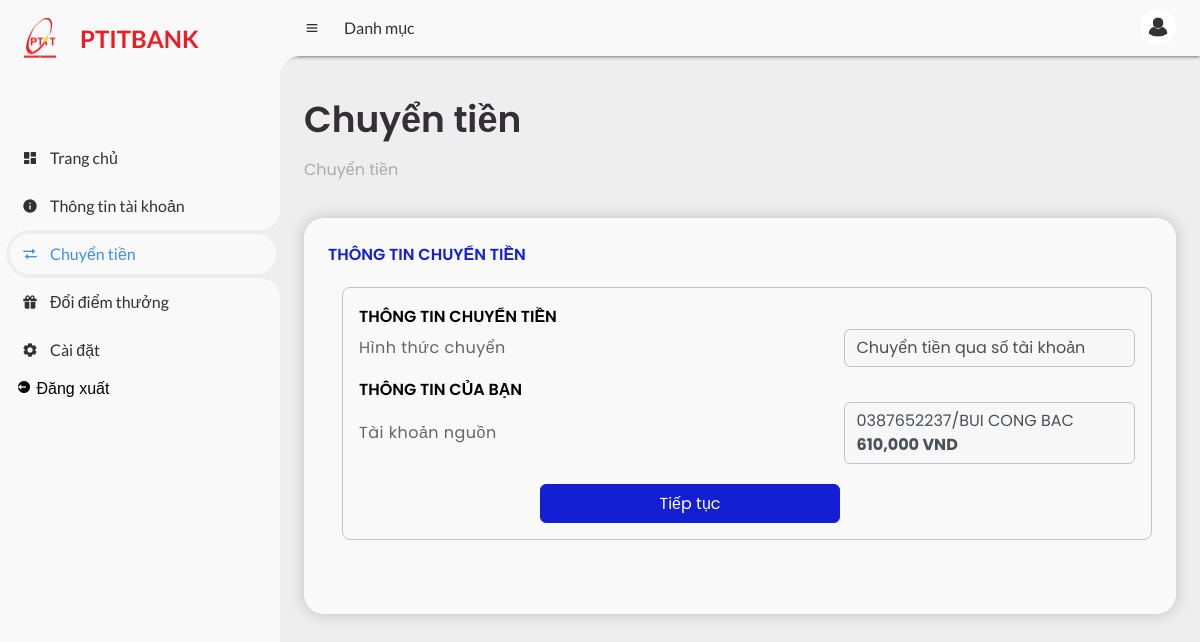
The page /account/transfer-money (signed in) on the database its author committed.
### tables this page shows
CREATE TABLE "Account" (
    AccountID TEXT,
    CustomerID TEXT,
    Username TEXT NOT NULL,
    Password TEXT NOT NULL,
    AccountType TEXT,
    Balance DECIMAL(15, 2),
    DateOpened DATE,
    accountNumber TEXT UNIQUE,
    Status TEXT,
    PinCode TEXT,
    creditScored INTEGER
);

CREATE TABLE Customer (CustomerID TEXT PRIMARY KEY, FirstName TEXT NOT NULL, LastName TEXT NOT NULL, DateOfBirth DATE, Role TEXT NOT NULL, Email TEXT UNIQUE, PhoneNumber TEXT, Address TEXT, City TEXT, Country TEXT, Notes TEXT);

### app/routes/home_route.py (the view)
@home_bp.route("/account/transfer-money")
def transfer_money():
    from app.services.account_service import get_detail_account, remove_accents
    account_id = session.get("account_id")
    message, category, [account, customer] = get_detail_account(account_id)
    if category == "danger":
        flash(message, category)
        return redirect(url_for("auth.login"))
    customer.FirstName = remove_accents(customer.FirstName.upper())
    customer.LastName = remove_accents(customer.LastName.upper())
    return render_template("transfer_money.html", account=account, customer=customer)

### app/services/account_service.py (called while the page is built)
def get_detail_account(account_id):
    if not account_id:
        return "Bạn chưa đăng nhập", "danger", [None, None]
    account = Account.query.get(account_id)
    if not account:
        return "Tài khoản không tồn tại", "danger", [None, None]
    customer = Customer.query.filter_by(CustomerID=account.CustomerID).first()
    return "", "success", [account, customer]

def remove_accents(input_str):
    nfkd_form = unicodedata.normalize("NFKD", input_str)
    return "".join([c for c in nfkd_form if not unicodedata.combining(c)])

### app/templates/transfer_money.html (shortened to what this page needs)
<!DOCTYPE html>
<html lang="en">
  <head>
    <link
      href="https://unpkg.com/boxicons@2.0.9/css/boxicons.min.css"
      rel="stylesheet"
    />
    <link rel="stylesheet" href="../static/css/transfer_money.css" />
  </head>
  <body>
    <section id="sidebar">
      <a href="/" class="brand">
        <div class="logo"></div>
        <span class="text">PTITBANK</span>
      </a>
      <ul class="side-menu top">
        <li>
          <a href="/">
            <i class="bx bxs-dashboard"></i>
            <span class="text">Trang chủ</span>
          </a>
        </li>
        <li>
          <a href="/account/profile">
            <i class="bx bxs-info-circle"></i>
            <span class="text">Thông tin tài khoản</span>
          </a>
        </li>
        <li class="active">
          <a href="#">
            <i class="bx bx-transfer"></i>
            <span class="text">Chuyển tiền</span>
          </a>
        </li>
        <li>
          <a href="/account/credit-score">
            <i class="bx bxs-gift"></i>
            <span class="text">Đổi điểm thưởng</span>
          </a>
        </li>
        <li>
          <a href="/account/settings">
            <i class="bx bxs-cog"></i>
            <span class="text">Cài đặt</span>
          </a>
        </li>
        <form action="{{ url_for('auth.logout') }}" method="POST">
          <li>
            <button type="submit" class="logout">
              <i class="bx bxs-log-out-circle"></i>
              <span class="text">Đăng xuất</span>
            </button>
          </li>
        </form>
      </ul>
    </section>
    <section id="content">
      <nav>
        <i class="bx bx-menu"></i>
        <a href="#" class="nav-link">Danh mục</a>
        <a href="/account/profile" class="profile">
          <img src="../static/images/avatar_user.png" />
        </a>
      </nav>
      <main>
        <div class="head-title">
          <div class="left">
            <h1>Chuyển tiền</h1>
            <ul class="breadcrumb">
              <li>
                <a href="#">Chuyển tiền</a>
              </li>
            </ul>
          </div>
        </div>
        <ul class="box-info">
          <li>
            <div class="my-info">
              <div class="my-info-title">Thông tin chuyển tiền</div>
              <div class="detail-wrapper">
                <div class="detail">
                  <div class="detail-title">Thông tin chuyển tiền</div>
                  <div class="method-wrapper">
                    <div class="method-text">Hình thức chuyển</div>
                    <div class="method-detail">
                      Chuyển tiền qua số tài khoản
                    </div>
                  </div>
                </div>
                <div class="detail">
                  <div class="detail-title">Thông tin của bạn</div>
                  <div class="method-wrapper">
                    <div class="method-text">Tài khoản nguồn</div>
                    <div class="method-detail my-account-info">
                      <div class="main-account">
                        {{account.accountNumber}}/{{customer.FirstName + " " +
                        customer.LastName}}
                      </div>
                      <div class="amount">
                        <strong
                          >{{'{:,.0f}'.format(account.Balance)}} VND</strong
                        >
                      </div>
                    </div>
                  </div>
                </div>
                <a
                  style="display: block"
                  href="/account/transfer-money/confirm-receiver-info"
                  class="my-info-confirm"
                  >Tiếp tục</a
                >
              </div>
            </div>
          </li>
        </ul>
      </main>
    </section>
  </body>
</html>

### rows shown on the page
Account: accountNumber "0387652237", Balance "610,000"
Customer: FirstName+LastName "BUI CONG BAC"
